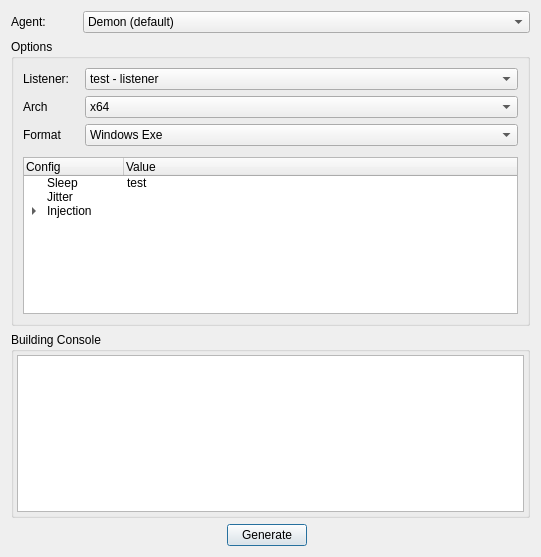
<?xml version="1.0" encoding="UTF-8"?>
<ui version="4.0">
 <class>Dialog</class>
 <widget class="QDialog" name="Dialog">
  <property name="geometry">
   <rect>
    <x>0</x>
    <y>0</y>
    <width>541</width>
    <height>557</height>
   </rect>
  </property>
  <property name="windowTitle">
   <string>Dialog</string>
  </property>
  <layout class="QGridLayout" name="gridLayout_3">
   <item row="1" column="0" colspan="8">
    <widget class="QGroupBox" name="OptionsBox">
     <property name="title">
      <string>Options</string>
     </property>
     <layout class="QGridLayout" name="gridLayout_2">
      <item row="2" column="1">
       <widget class="QComboBox" name="ComboFormat">
        <item>
         <property name="text">
          <string>Windows Exe</string>
         </property>
        </item>
        <item>
         <property name="text">
          <string>Windows Dll</string>
         </property>
        </item>
        <item>
         <property name="text">
          <string>Windows Service Exe</string>
         </property>
        </item>
        <item>
         <property name="text">
          <string>Windows Reflective Dll</string>
         </property>
        </item>
        <item>
         <property name="text">
          <string>Windows Shellcode</string>
         </property>
        </item>
       </widget>
      </item>
      <item row="0" column="1">
       <widget class="QComboBox" name="ComboListener">
        <item>
         <property name="text">
          <string>test - listener</string>
         </property>
        </item>
       </widget>
      </item>
      <item row="0" column="0">
       <widget class="QLabel" name="LabelListener">
        <property name="text">
         <string>Listener:   </string>
        </property>
       </widget>
      </item>
      <item row="3" column="1">
       <spacer name="horizontalSpacer_3">
        <property name="orientation">
         <enum>Qt::Horizontal</enum>
        </property>
        <property name="sizeHint" stdset="0">
         <size>
          <width>40</width>
          <height>5</height>
         </size>
        </property>
       </spacer>
      </item>
      <item row="1" column="1">
       <widget class="QComboBox" name="ComboArch">
        <item>
         <property name="text">
          <string>x64</string>
         </property>
        </item>
        <item>
         <property name="text">
          <string>x86</string>
         </property>
        </item>
       </widget>
      </item>
      <item row="1" column="0">
       <widget class="QLabel" name="LabelArch">
        <property name="text">
         <string>Arch</string>
        </property>
       </widget>
      </item>
      <item row="2" column="0">
       <widget class="QLabel" name="LabelFormat">
        <property name="text">
         <string>Format</string>
        </property>
       </widget>
      </item>
      <item row="4" column="0" colspan="2">
       <widget class="QTreeWidget" name="treeWidget">
        <column>
         <property name="text">
          <string>Config</string>
         </property>
        </column>
        <column>
         <property name="text">
          <string>Value</string>
         </property>
        </column>
        <item>
         <property name="text">
          <string>Sleep</string>
         </property>
         <property name="text">
          <string>test</string>
         </property>
        </item>
        <item>
         <property name="text">
          <string>Jitter</string>
         </property>
        </item>
        <item>
         <property name="text">
          <string>Injection</string>
         </property>
         <item>
          <property name="text">
           <string>Spawn64</string>
          </property>
         </item>
         <item>
          <property name="text">
           <string>Spawn86</string>
          </property>
         </item>
        </item>
       </widget>
      </item>
     </layout>
    </widget>
   </item>
   <item row="4" column="4">
    <spacer name="horizontalSpacer_5">
     <property name="orientation">
      <enum>Qt::Horizontal</enum>
     </property>
     <property name="sizeHint" stdset="0">
      <size>
       <width>40</width>
       <height>20</height>
      </size>
     </property>
    </spacer>
   </item>
   <item row="4" column="6">
    <spacer name="horizontalSpacer_2">
     <property name="orientation">
      <enum>Qt::Horizontal</enum>
     </property>
     <property name="sizeHint" stdset="0">
      <size>
       <width>40</width>
       <height>20</height>
      </size>
     </property>
    </spacer>
   </item>
   <item row="4" column="3">
    <widget class="QPushButton" name="ButtonGenerate">
     <property name="text">
      <string>Generate</string>
     </property>
    </widget>
   </item>
   <item row="4" column="1">
    <spacer name="horizontalSpacer_6">
     <property name="orientation">
      <enum>Qt::Horizontal</enum>
     </property>
     <property name="sizeHint" stdset="0">
      <size>
       <width>40</width>
       <height>20</height>
      </size>
     </property>
    </spacer>
   </item>
   <item row="4" column="0">
    <spacer name="horizontalSpacer">
     <property name="orientation">
      <enum>Qt::Horizontal</enum>
     </property>
     <property name="sizeHint" stdset="0">
      <size>
       <width>40</width>
       <height>20</height>
      </size>
     </property>
    </spacer>
   </item>
   <item row="4" column="2">
    <spacer name="horizontalSpacer_4">
     <property name="orientation">
      <enum>Qt::Horizontal</enum>
     </property>
     <property name="sizeHint" stdset="0">
      <size>
       <width>40</width>
       <height>20</height>
      </size>
     </property>
    </spacer>
   </item>
   <item row="0" column="0">
    <widget class="QLabel" name="LabelAgentType">
     <property name="text">
      <string>Agent:</string>
     </property>
    </widget>
   </item>
   <item row="3" column="0" colspan="8">
    <widget class="QGroupBox" name="BuildConsoleBox">
     <property name="title">
      <string>Building Console</string>
     </property>
     <layout class="QGridLayout" name="gridLayout">
      <property name="leftMargin">
       <number>3</number>
      </property>
      <property name="topMargin">
       <number>3</number>
      </property>
      <property name="rightMargin">
       <number>3</number>
      </property>
      <property name="bottomMargin">
       <number>3</number>
      </property>
      <property name="spacing">
       <number>3</number>
      </property>
      <item row="0" column="0">
       <widget class="QTextEdit" name="ConsoleText"/>
      </item>
     </layout>
    </widget>
   </item>
   <item row="4" column="5">
    <spacer name="horizontalSpacer_7">
     <property name="orientation">
      <enum>Qt::Horizontal</enum>
     </property>
     <property name="sizeHint" stdset="0">
      <size>
       <width>40</width>
       <height>20</height>
      </size>
     </property>
    </spacer>
   </item>
   <item row="0" column="1" colspan="7">
    <widget class="QComboBox" name="ComboAgentType">
     <item>
      <property name="text">
       <string>Demon (default)</string>
      </property>
     </item>
    </widget>
   </item>
  </layout>
 </widget>
 <resources/>
 <connections/>
</ui>
